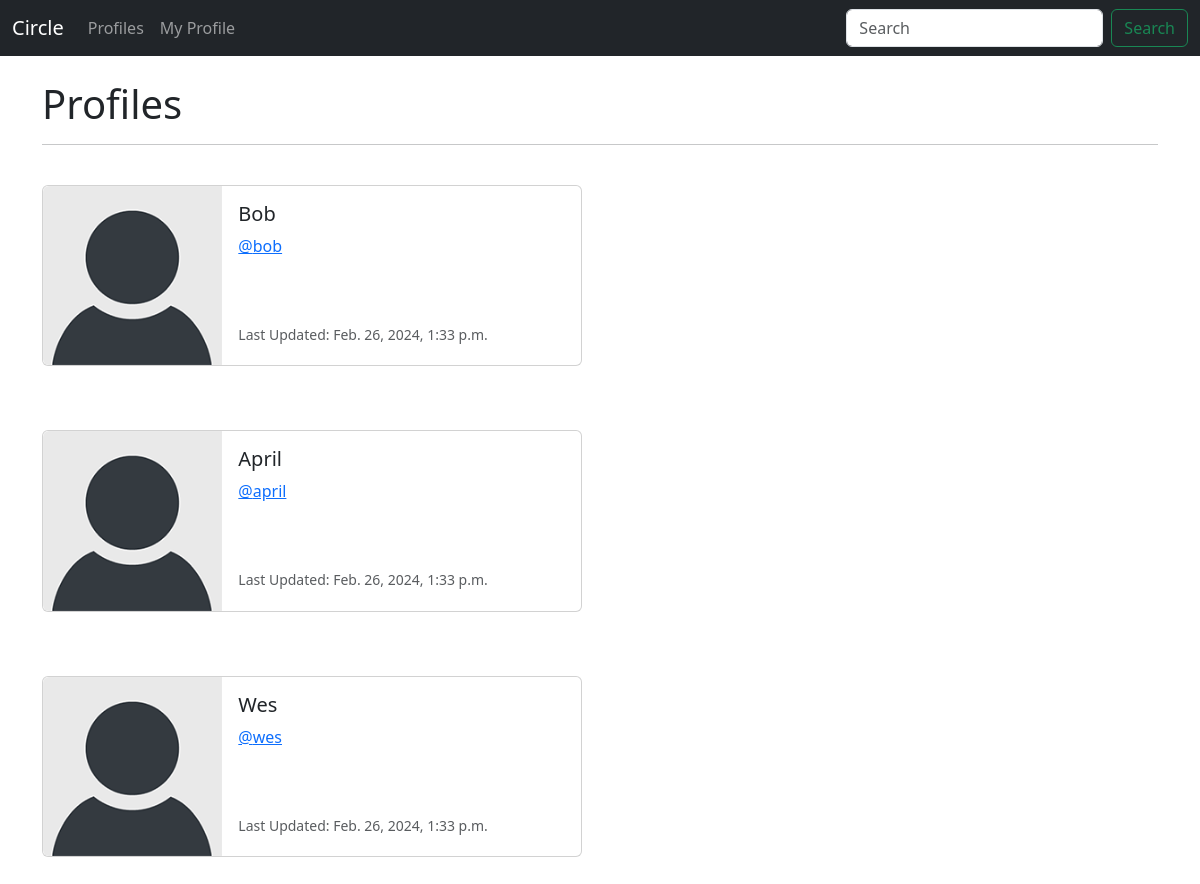
Screenshot of /profile_list/ (signed in) with the database file from the repository.
### circle/models.py (models this page shows, shortened)
class Profile(models.Model):
    user = models.OneToOneField( User, on_delete=models.CASCADE)
    follows = models.ManyToManyField("self",
        related_name="followed_by",
        symmetrical=False,
        blank=True)
    date_modified = models.DateTimeField(User, auto_now=True)

### circle/views.py (the view)
# urls.py: path('profile_list/', views.profile_list, name='profile_list'),
def profile_list(request):
    if request.user.is_authenticated:
        profiles = Profile.objects.exclude(user=request.user)
        return render(request, 'profile_list.html', {"profiles":profiles} )
    else:
        messages.success(request, ("You must be logged in to View Page..."))
        return redirect('home')

### circle/templates/profile_list.html
{% extends 'base.html' %}
{% load static %}
{% block content %}
<h1>Profiles</h1>
<hr/>
<br/>
{% if profiles %}
   {% for profile in profiles %}
   <div class="card mb-3" style="max-width: 540px;">
    <div class="row g-0">
      <div class="col-md-4">
        <img src="{% static 'images/default_profile_pic.png' %}" class="img-fluid rounded-start" alt="Profile Image">
      </div>
      <div class="col-md-8">
        <div class="card-body">
          <h5 class="card-title">{{ profile.user.username }}</h5>
          <p class="card-text"><a href="{% url 'profile' profile.user.id %}">@{{ profile.user.username | lower}}</a></a></p><br/><br/>
          <p class="card-text"><small class="text-body-secondary">Last Updated: {{ profile.date_modified }}
        </small></p>
        </div>
      </div>
    </div>
  </div>
  <br/>
  <br/>
   {% endfor %}
{% endif %}
{% endblock %}

### rows the page displays
Profile: user.username "Bob", user.username "bob", date_modified "Feb. 26, 2024, 1:33 p.m."
Profile: user.username "April", user.username "april", date_modified "Feb. 26, 2024, 1:33 p.m."
Profile: user.username "Wes", user.username "wes", date_modified "Feb. 26, 2024, 1:33 p.m."
